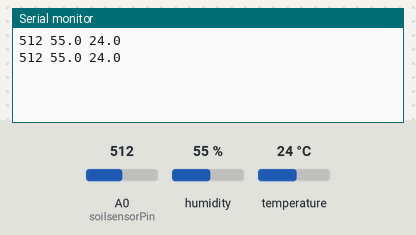
A sketch run on a simulated Arduino Uno, built with avr-gcc and run on an emulated ATmega328P. On the bench: the last lines printed to the serial monitor. Inputs (shaded band) come from the test bench; at power-on: humidity 55 %, A0 (soilsensorPin) = 512, temperature 24 °C.

Above: at 1.7 s.
1.8 s: humidity set to 22 %
At 3.1 s:
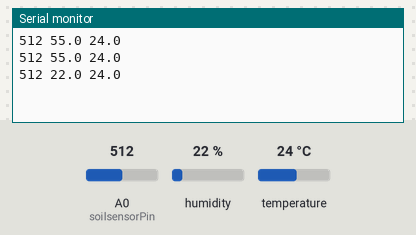
3.3 s: A0 (soilsensorPin) set to 716
At 4.2 s:
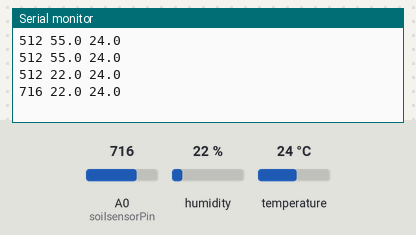
4.8 s: temperature set to 12 °C
At 6.1 s:
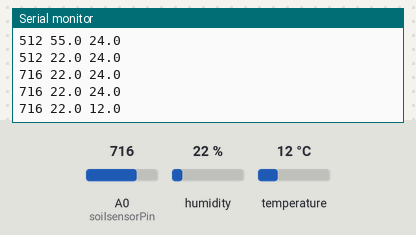
6.3 s: A0 (soilsensorPin) set to 900
At 7.1 s:
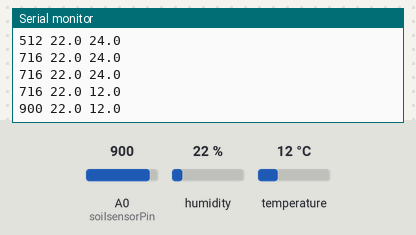
7.8 s: humidity set to 40 %
At 9.1 s:
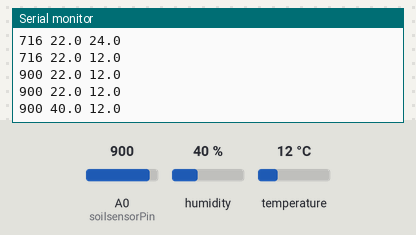
Timing chart, 0 to 10.3 s (numbered marks = the images above; inputs shaded):
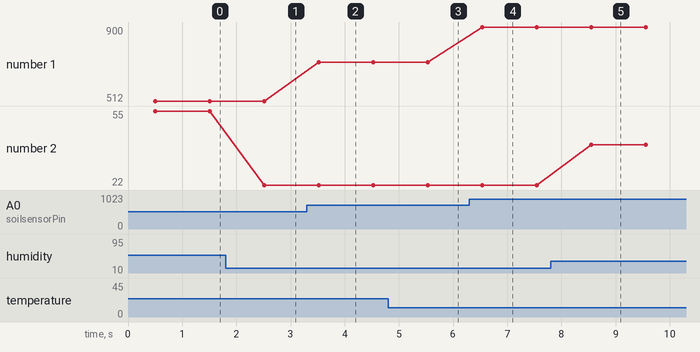

Measured:
- after the input at 1.8 s, the serial monitor: prints a new line after 0.72 s (image 1)
- after the input at 3.3 s, the serial monitor: prints a new line after 0.22 s (image 2)
- after the input at 4.8 s, the serial monitor: prints a new line after 0.74 s (image 3)
- after the input at 6.3 s, the serial monitor: prints a new line after 0.24 s (image 4)
- after the input at 7.8 s, the serial monitor: prints a new line after 0.76 s (image 5)
- plotted number 1: 512 → 716 after the input at 3.3 s, 716 → 900 after the input at 6.3 s
- plotted number 2: 55 → 22 after the input at 1.8 s, 22 → 40 after the input at 7.8 s

The sketch:

SensorInfo.ino
```cpp
#include <SoftwareSerial.h>
#include <dht.h>
#define DHT22_PIN 2
SoftwareSerial mySerial(3,2); // pin 2 = TX, pin 3 = RX (unused)


// Here we are setting up some water thersholds that we will
// use later. Note that you will need to change these to match
// your soil type and environment.

//int thresholdUp = 400;
//int thresholdDown = 250;

// We are setting up the pin A0 on the redboard to be our sensor
// pin input:

int soilsensorPin = A0;
dht DHT;

void setup(){
  Serial.begin(9600); // set up serial port for 9600 baud (speed)
  delay(500);
}

void loop(){
  int sensorValue;
  int tempsensorValue;
  sensorValue = analogRead(soilsensorPin);
  DHT.read22(DHT22_PIN);
//  tempsensorValue = analogRead(tempsoilsensorPin);
  //Serial.print("Soil Moisture Sensor: ");
  Serial.print(sensorValue, 1);
  Serial.print(" ");
  //Serial.print("Humidity Sensor: ");
  Serial.print(DHT.humidity, 1);
  Serial.print(" ");
  //Serial.print("Temperature Sensor: ");
  Serial.print(DHT.temperature, 1);
  Serial.print("\n");

  delay(1000);
}
```
